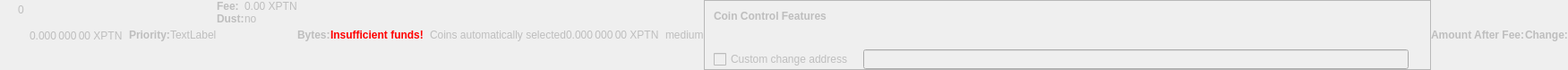
    <widget class="QWidget" name="dummyHideWidget" native="true">
     <property name="enabled">
      <bool>false</bool>
     </property>
     <property name="maximumSize">
      <size>
       <width>100</width>
       <height>22</height>
      </size>
     </property>
     <layout class="QHBoxLayout" name="dummyHideLayout">
      <property name="spacing">
       <number>0</number>
      </property>
      <property name="leftMargin">
       <number>0</number>
      </property>
      <property name="topMargin">
       <number>0</number>
      </property>
      <property name="rightMargin">
       <number>0</number>
      </property>
      <property name="bottomMargin">
       <number>0</number>
      </property>
      <item>
       <layout class="QFormLayout" name="formLayoutCoinControl1">
        <property name="horizontalSpacing">
         <number>10</number>
        </property>
        <property name="verticalSpacing">
         <number>14</number>
        </property>
        <property name="leftMargin">
         <number>10</number>
        </property>
        <property name="topMargin">
         <number>4</number>
        </property>
        <property name="rightMargin">
         <number>6</number>
        </property>
        <item row="0" column="1">
         <widget class="QLabel" name="labelCoinControlBytes">
          <property name="cursor">
           <cursorShape>IBeamCursor</cursorShape>
          </property>
          <property name="contextMenuPolicy">
           <enum>Qt::ActionsContextMenu</enum>
          </property>
          <property name="text">
           <string notr="true">0</string>
          </property>
          <property name="textInteractionFlags">
           <set>Qt::LinksAccessibleByMouse|Qt::TextSelectableByKeyboard|Qt::TextSelectableByMouse</set>
          </property>
         </widget>
        </item>
       </layout>
      </item>
      <item>
       <widget class="QLabel" name="labelCoinControlAfterFee">
        <property name="enabled">
         <bool>false</bool>
        </property>
        <property name="sizePolicy">
         <sizepolicy hsizetype="Fixed" vsizetype="Fixed">
          <horstretch>0</horstretch>
          <verstretch>0</verstretch>
         </sizepolicy>
        </property>
        <property name="minimumSize">
         <size>
          <width>111</width>
          <height>12</height>
         </size>
        </property>
        <property name="maximumSize">
         <size>
          <width>111</width>
          <height>12</height>
         </size>
        </property>
        <property name="cursor">
         <cursorShape>IBeamCursor</cursorShape>
        </property>
        <property name="contextMenuPolicy">
         <enum>Qt::ActionsContextMenu</enum>
        </property>
        <property name="text">
         <string notr="true">0.000 000 00 XPTN</string>
        </property>
        <property name="textInteractionFlags">
         <set>Qt::LinksAccessibleByMouse|Qt::TextSelectableByKeyboard|Qt::TextSelectableByMouse</set>
        </property>
       </widget>
      </item>
      <item>
       <widget class="QLabel" name="labelCoinControlPriorityText">
        <property name="enabled">
         <bool>false</bool>
        </property>
        <property name="font">
         <font>
          <weight>75</weight>
          <bold>true</bold>
         </font>
        </property>
        <property name="text">
         <string>Priority:</string>
        </property>
       </widget>
      </item>
      <item>
       <layout class="QHBoxLayout" name="horizontalLayout">
        <item>
         <widget class="QLabel" name="WarningLabel">
          <property name="text">
           <string>TextLabel</string>
          </property>
         </widget>
        </item>
       </layout>
      </item>
      <item>
       <layout class="QFormLayout" name="formLayoutCoinControl3">
        <property name="horizontalSpacing">
         <number>0</number>
        </property>
        <property name="verticalSpacing">
         <number>0</number>
        </property>
        <property name="leftMargin">
         <number>0</number>
        </property>
        <property name="topMargin">
         <number>0</number>
        </property>
        <property name="rightMargin">
         <number>0</number>
        </property>
        <item row="0" column="0">
         <widget class="QLabel" name="labelCoinControlFeeText">
          <property name="enabled">
           <bool>false</bool>
          </property>
          <property name="font">
           <font>
            <weight>75</weight>
            <bold>true</bold>
           </font>
          </property>
          <property name="text">
           <string>Fee:</string>
          </property>
          <property name="margin">
           <number>0</number>
          </property>
         </widget>
        </item>
        <item row="0" column="1">
         <widget class="QLabel" name="labelCoinControlFee">
          <property name="enabled">
           <bool>false</bool>
          </property>
          <property name="cursor">
           <cursorShape>IBeamCursor</cursorShape>
          </property>
          <property name="contextMenuPolicy">
           <enum>Qt::ActionsContextMenu</enum>
          </property>
          <property name="text">
           <string notr="true">0.00 XPTN</string>
          </property>
          <property name="textInteractionFlags">
           <set>Qt::LinksAccessibleByMouse|Qt::TextSelectableByKeyboard|Qt::TextSelectableByMouse</set>
          </property>
         </widget>
        </item>
        <item row="1" column="0">
         <widget class="QLabel" name="labelCoinControlLowOutputText">
          <property name="enabled">
           <bool>false</bool>
          </property>
          <property name="font">
           <font>
            <weight>75</weight>
            <bold>true</bold>
           </font>
          </property>
          <property name="text">
           <string>Dust:</string>
          </property>
         </widget>
        </item>
        <item row="1" column="1">
         <widget class="QLabel" name="labelCoinControlLowOutput">
          <property name="enabled">
           <bool>false</bool>
          </property>
          <property name="cursor">
           <cursorShape>IBeamCursor</cursorShape>
          </property>
          <property name="contextMenuPolicy">
           <enum>Qt::ActionsContextMenu</enum>
          </property>
          <property name="text">
           <string>no</string>
          </property>
          <property name="textInteractionFlags">
           <set>Qt::LinksAccessibleByMouse|Qt::TextSelectableByKeyboard|Qt::TextSelectableByMouse</set>
          </property>
         </widget>
        </item>
       </layout>
      </item>
      <item>
       <widget class="QLabel" name="labelCoinControlBytesText">
        <property name="enabled">
         <bool>false</bool>
        </property>
        <property name="font">
         <font>
          <weight>75</weight>
          <bold>true</bold>
         </font>
        </property>
        <property name="text">
         <string>Bytes:</string>
        </property>
       </widget>
      </item>
      <item>
       <layout class="QFormLayout" name="formLayoutCoinControl2">
        <property name="horizontalSpacing">
         <number>0</number>
        </property>
        <property name="verticalSpacing">
         <number>0</number>
        </property>
        <property name="leftMargin">
         <number>0</number>
        </property>
        <property name="topMargin">
         <number>0</number>
        </property>
        <property name="rightMargin">
         <number>0</number>
        </property>
       </layout>
      </item>
      <item>
       <layout class="QHBoxLayout" name="horizontalLayoutCoinControl2">
        <property name="spacing">
         <number>0</number>
        </property>
        <property name="bottomMargin">
         <number>0</number>
        </property>
       </layout>
      </item>
      <item>
       <widget class="QLabel" name="labelCoinControlInsuffFunds">
        <property name="enabled">
         <bool>false</bool>
        </property>
        <property name="minimumSize">
         <size>
          <width>0</width>
          <height>0</height>
         </size>
        </property>
        <property name="font">
         <font>
          <weight>75</weight>
          <bold>true</bold>
         </font>
        </property>
        <property name="styleSheet">
         <string notr="true">color:red;font-weight:bold;</string>
        </property>
        <property name="text">
         <string>Insufficient funds!</string>
        </property>
        <property name="margin">
         <number>5</number>
        </property>
       </widget>
      </item>
      <item>
       <layout class="QFormLayout" name="formLayoutCoinControl4">
        <property name="horizontalSpacing">
         <number>0</number>
        </property>
        <property name="verticalSpacing">
         <number>0</number>
        </property>
        <property name="leftMargin">
         <number>0</number>
        </property>
        <property name="topMargin">
         <number>0</number>
        </property>
        <property name="rightMargin">
         <number>0</number>
        </property>
       </layout>
      </item>
      <item>
       <widget class="QLabel" name="labelCoinControlChangeLabel">
        <property name="enabled">
         <bool>false</bool>
        </property>
        <property name="sizePolicy">
         <sizepolicy hsizetype="Preferred" vsizetype="Expanding">
          <horstretch>0</horstretch>
          <verstretch>0</verstretch>
         </sizepolicy>
        </property>
        <property name="minimumSize">
         <size>
          <width>0</width>
          <height>0</height>
         </size>
        </property>
        <property name="text">
         <string/>
        </property>
        <property name="margin">
         <number>3</number>
        </property>
       </widget>
      </item>
      <item>
       <widget class="QLabel" name="labelCoinControlAutomaticallySelected">
        <property name="enabled">
         <bool>false</bool>
        </property>
        <property name="sizePolicy">
         <sizepolicy hsizetype="Fixed" vsizetype="Fixed">
          <horstretch>0</horstretch>
          <verstretch>0</verstretch>
         </sizepolicy>
        </property>
        <property name="minimumSize">
         <size>
          <width>0</width>
          <height>0</height>
         </size>
        </property>
        <property name="maximumSize">
         <size>
          <width>240</width>
          <height>16777215</height>
         </size>
        </property>
        <property name="text">
         <string>Coins automatically selected</string>
        </property>
        <property name="margin">
         <number>5</number>
        </property>
       </widget>
      </item>
      <item>
       <widget class="QLabel" name="labelCoinControlChange">
        <property name="enabled">
         <bool>false</bool>
        </property>
        <property name="sizePolicy">
         <sizepolicy hsizetype="Fixed" vsizetype="Fixed">
          <horstretch>0</horstretch>
          <verstretch>0</verstretch>
         </sizepolicy>
        </property>
        <property name="minimumSize">
         <size>
          <width>111</width>
          <height>0</height>
         </size>
        </property>
        <property name="maximumSize">
         <size>
          <width>111</width>
          <height>16777215</height>
         </size>
        </property>
        <property name="cursor">
         <cursorShape>IBeamCursor</cursorShape>
        </property>
        <property name="contextMenuPolicy">
         <enum>Qt::ActionsContextMenu</enum>
        </property>
        <property name="text">
         <string notr="true">0.000 000 00 XPTN</string>
        </property>
        <property name="textInteractionFlags">
         <set>Qt::LinksAccessibleByMouse|Qt::TextSelectableByKeyboard|Qt::TextSelectableByMouse</set>
        </property>
       </widget>
      </item>
      <item>
       <widget class="QLabel" name="labelCoinControlPriority">
        <property name="enabled">
         <bool>false</bool>
        </property>
        <property name="cursor">
         <cursorShape>IBeamCursor</cursorShape>
        </property>
        <property name="contextMenuPolicy">
         <enum>Qt::ActionsContextMenu</enum>
        </property>
        <property name="text">
         <string>medium</string>
        </property>
        <property name="textInteractionFlags">
         <set>Qt::LinksAccessibleByMouse|Qt::TextSelectableByKeyboard|Qt::TextSelectableByMouse</set>
        </property>
       </widget>
      </item>
      <item>
       <widget class="QFrame" name="frameCoinControl">
        <property name="sizePolicy">
         <sizepolicy hsizetype="Expanding" vsizetype="Expanding">
          <horstretch>0</horstretch>
          <verstretch>0</verstretch>
         </sizepolicy>
        </property>
        <property name="maximumSize">
         <size>
          <width>16777215</width>
          <height>16777215</height>
         </size>
        </property>
        <property name="frameShape">
         <enum>QFrame::StyledPanel</enum>
        </property>
        <property name="frameShadow">
         <enum>QFrame::Sunken</enum>
        </property>
        <layout class="QVBoxLayout" name="verticalLayoutCoinControl2_2">
         <property name="spacing">
          <number>0</number>
         </property>
         <property name="leftMargin">
          <number>0</number>
         </property>
         <property name="topMargin">
          <number>0</number>
         </property>
         <property name="rightMargin">
          <number>0</number>
         </property>
         <property name="bottomMargin">
          <number>0</number>
         </property>
         <item>
          <layout class="QVBoxLayout" name="verticalLayoutCoinControl" stretch="0,0,0,1">
           <property name="spacing">
            <number>0</number>
           </property>
           <property name="leftMargin">
            <number>10</number>
           </property>
           <property name="topMargin">
            <number>10</number>
           </property>
           <item>
            <layout class="QHBoxLayout" name="horizontalLayoutCoinControl1">
             <property name="bottomMargin">
              <number>15</number>
             </property>
             <item>
              <widget class="QLabel" name="labelCoinControlFeatures">
               <property name="enabled">
                <bool>false</bool>
               </property>
               <property name="sizePolicy">
                <sizepolicy hsizetype="Preferred" vsizetype="Maximum">
                 <horstretch>0</horstretch>
                 <verstretch>0</verstretch>
                </sizepolicy>
               </property>
               <property name="font">
                <font>
                 <weight>75</weight>
                 <bold>true</bold>
                </font>
               </property>
               <property name="styleSheet">
                <string notr="true">font-weight:bold;</string>
               </property>
               <property name="text">
                <string>Coin Control Features</string>
               </property>
              </widget>
             </item>
            </layout>
           </item>
           <item>
            <widget class="QWidget" name="widgetCoinControl" native="true">
             <property name="sizePolicy">
              <sizepolicy hsizetype="Preferred" vsizetype="Preferred">
               <horstretch>0</horstretch>
               <verstretch>0</verstretch>
              </sizepolicy>
             </property>
             <property name="minimumSize">
              <size>
               <width>0</width>
               <height>0</height>
              </size>
             </property>
             <property name="styleSheet">
              <string notr="true"/>
             </property>
             <layout class="QHBoxLayout" name="horizontalLayoutCoinControl5_2">
              <property name="leftMargin">
               <number>0</number>
              </property>
              <property name="topMargin">
               <number>0</number>
              </property>
              <property name="rightMargin">
               <number>0</number>
              </property>
              <property name="bottomMargin">
               <number>0</number>
              </property>
              <item>
               <layout class="QHBoxLayout" name="horizontalLayoutCoinControl3">
                <property name="spacing">
                 <number>20</number>
                </property>
                <property name="topMargin">
                 <number>0</number>
                </property>
                <property name="bottomMargin">
                 <number>10</number>
                </property>
               </layout>
              </item>
             </layout>
            </widget>
           </item>
           <item>
            <layout class="QHBoxLayout" name="horizontalLayoutCoinControl4" stretch="0,0,0">
             <property name="spacing">
              <number>12</number>
             </property>
             <property name="sizeConstraint">
              <enum>QLayout::SetDefaultConstraint</enum>
             </property>
             <property name="topMargin">
              <number>5</number>
             </property>
             <property name="rightMargin">
              <number>5</number>
             </property>
             <item>
              <widget class="QCheckBox" name="checkBoxCoinControlChange">
               <property name="enabled">
                <bool>false</bool>
               </property>
               <property name="toolTip">
                <string>If this is activated, but the change address is empty or invalid, change will be sent to a newly generated address.</string>
               </property>
               <property name="text">
                <string>Custom change address</string>
               </property>
              </widget>
             </item>
             <item>
              <widget class="QValidatedLineEdit" name="lineEditCoinControlChange">
               <property name="enabled">
                <bool>false</bool>
               </property>
               <property name="sizePolicy">
                <sizepolicy hsizetype="Expanding" vsizetype="Fixed">
                 <horstretch>0</horstretch>
                 <verstretch>0</verstretch>
                </sizepolicy>
               </property>
              </widget>
             </item>
             <item>
              <widget class="QLabel" name="labelCoinControlChangeLabel_2">
               <property name="sizePolicy">
                <sizepolicy hsizetype="Preferred" vsizetype="Expanding">
                 <horstretch>0</horstretch>
                 <verstretch>0</verstretch>
                </sizepolicy>
               </property>
               <property name="minimumSize">
                <size>
                 <width>0</width>
                 <height>0</height>
                </size>
               </property>
               <property name="text">
                <string/>
               </property>
               <property name="margin">
                <number>3</number>
               </property>
              </widget>
             </item>
            </layout>
           </item>
           <item>
            <spacer name="verticalSpacerCoinControl">
             <property name="orientation">
              <enum>Qt::Vertical</enum>
             </property>
             <property name="sizeHint" stdset="0">
              <size>
               <width>800</width>
               <height>1</height>
              </size>
             </property>
            </spacer>
           </item>
          </layout>
         </item>
        </layout>
       </widget>
      </item>
      <item>
       <widget class="QLabel" name="labelCoinControlAfterFeeText">
        <property name="enabled">
         <bool>false</bool>
        </property>
        <property name="minimumSize">
         <size>
          <width>0</width>
          <height>0</height>
         </size>
        </property>
        <property name="maximumSize">
         <size>
          <width>16777215</width>
          <height>16777215</height>
         </size>
        </property>
        <property name="font">
         <font>
          <weight>75</weight>
          <bold>true</bold>
         </font>
        </property>
        <property name="text">
         <string>Amount After Fee:</string>
        </property>
        <property name="alignment">
         <set>Qt::AlignLeading|Qt::AlignLeft|Qt::AlignVCenter</set>
        </property>
        <property name="margin">
         <number>0</number>
        </property>
       </widget>
      </item>
      <item>
       <widget class="QLabel" name="labelCoinControlChangeText">
        <property name="enabled">
         <bool>false</bool>
        </property>
        <property name="sizePolicy">
         <sizepolicy hsizetype="Preferred" vsizetype="Preferred">
          <horstretch>0</horstretch>
          <verstretch>0</verstretch>
         </sizepolicy>
        </property>
        <property name="minimumSize">
         <size>
          <width>0</width>
          <height>0</height>
         </size>
        </property>
        <property name="maximumSize">
         <size>
          <width>16777215</width>
          <height>16777215</height>
         </size>
        </property>
        <property name="font">
         <font>
          <weight>75</weight>
          <bold>true</bold>
         </font>
        </property>
        <property name="text">
         <string>Change:</string>
        </property>
        <property name="alignment">
         <set>Qt::AlignLeading|Qt::AlignLeft|Qt::AlignVCenter</set>
        </property>
       </widget>
      </item>
     </layout>
    </widget>
